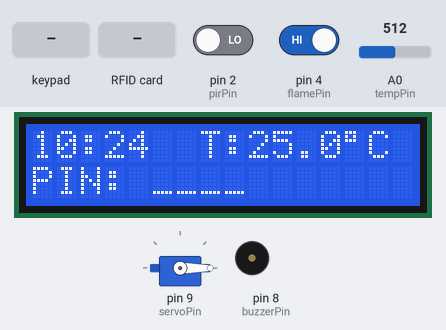
Bench run of a sketch on a simulated Arduino Uno, built with avr-gcc and run on an emulated ATmega328P. Parts: servo, 16×2 character LCD, buzzer (waves = sounding, pin HIGH). The inputs (shaded band) are chosen by the test bench; at power-on: pin 4 (flamePin) HIGH, pin 2 (pirPin) LOW, A0 (tempPin) = 512. The local clock reads 2024-03-15 10:24:30 at power-on unless the sketch sets it; pins used as bus, display or sensor lines are not drawn.

Above: at 3.3 s.
3.4 s: keypad keys 1 2 3 4 # pressed 0.4 s apart
At 6.0 s:
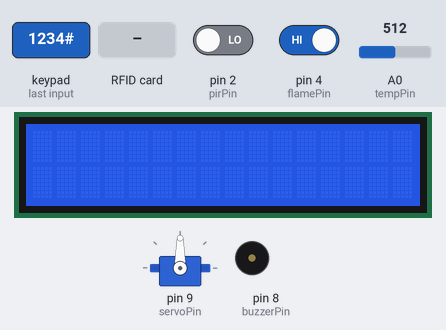
6.9 s: pin 4 (flamePin) driven LOW
At 7.23 s:
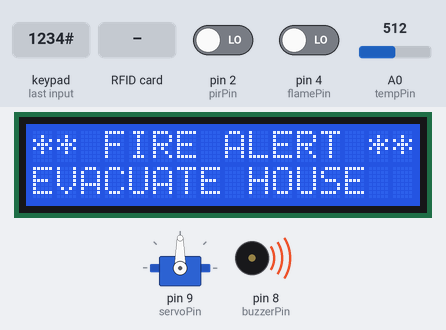
8.7 s: pin 4 (flamePin) driven HIGH
At 10.4 s:
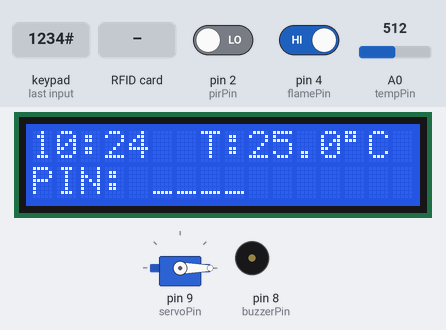
11.1 s: RFID card 5E 7A 19 C4 held to the reader
At 12.0 s:
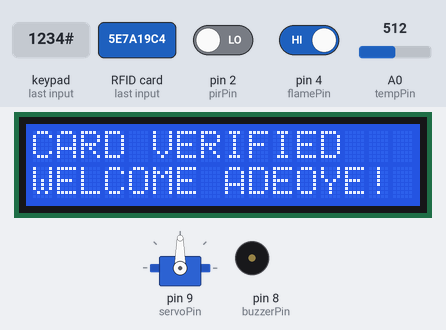
14.2 s: keypad keys 1 3 9 7 pressed 0.4 s apart
At 15.8 s:
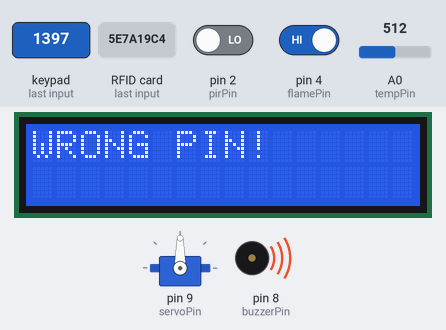
17.4 s: RFID card 5E 7A 19 C4 held to the reader
At 17.52 s:
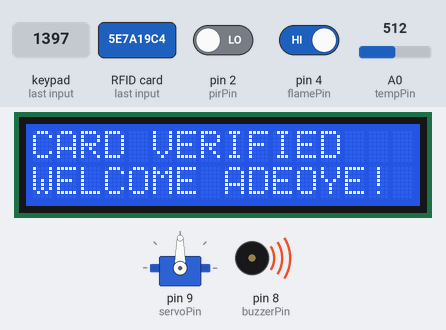
Timing chart, 0 to 20.4 s (numbered marks = the images above; inputs shaded):
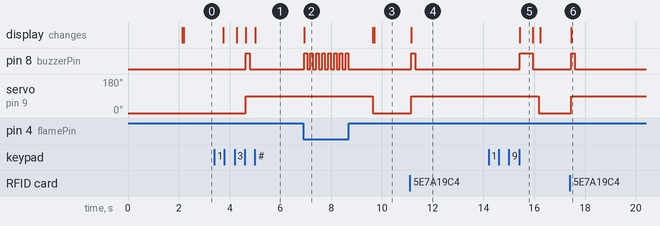

The sketch:

smart_home_system.ino
```cpp
#include <Wire.h>
#include <LiquidCrystal_I2C.h>
#include <Servo.h>
#include <Keypad.h>
#include <SPI.h>
#include <MFRC522.h>
#include <RTClib.h>

// 1. PIN CONFIGURATION (MATCHED EXACTLY TO YOUR HARDWARE)
const int tempPin = A0;     // Thermistor Module AO
const int flamePin = 4;     // Photodiode Voltage Divider Junction
const int pirPin = 2;       // PIR Motion Sensor OUT
const int buzzerPin = 8;    // Active Buzzer Positive (+)
const int servoPin = 9;     // Servo Motor Signal (Orange/Yellow)

// RFID RC522 Pins
const int rfidRST = 3;
const int rfidSS = 10;

// 4x4 Matrix Keypad Ribbon Pins (Left to Right: 1 to 8)
const byte ROWS = 4;
const byte COLS = 4;
char keys[ROWS][COLS] = {
  {'1','2','3','A'},
  {'4','5','6','B'},
  {'7','8','9','C'},
  {'*','0','#','D'}
};
byte rowPins[ROWS] = {5, 6, 7, A1};   // Keypad Pins 1, 2, 3, 4
byte colPins[COLS] = {A2, A3, 0, 1};  // Keypad Pins 5, 6, 7, 8

// 2. MODULE INSTANTIATIONS
Keypad keypad = Keypad(makeKeymap(keys), rowPins, colPins, ROWS, COLS);
MFRC522 rfid(rfidSS, rfidRST);
RTC_DS3231 rtc;
Servo doorServo;
LiquidCrystal_I2C lcd(0x27, 16, 2);

// 3. SYSTEM VARIABLES
const String correctPIN = "1234";
String inputPIN = "";
bool doorUnlocked = false;
unsigned long doorUnlockTime = 0;
unsigned long lastDisplayUpdate = 0;

void setup() {
  // Safe pin initialization
  pinMode(pirPin, INPUT);
  pinMode(flamePin, INPUT);
  pinMode(buzzerPin, OUTPUT);

  doorServo.attach(servoPin);
  doorServo.write(0); // Ensure door starts locked (0 degrees)

  // Initialize communication buses
  SPI.begin();
  rfid.PCD_Init();
  rtc.begin();

  lcd.init();
  lcd.backlight();
  lcd.clear();
  lcd.print("SMART HOME V3.0");
  delay(2000);
  lcd.clear();
}

void loop() {
  int motionState = digitalRead(pirPin);
  int flameState = digitalRead(flamePin); // Voltage divider drops to LOW when fire conducts
  DateTime now = rtc.now();

  // ==========================================
  // PRIORITY 1: SAFETY FIRE OVERRIDE
  // ==========================================
  if (flameState == LOW) {
    doorServo.write(90); // Safety fail-safe: automatically unlock door for evacuation
    lcd.setCursor(0, 0);
    lcd.print("** FIRE ALERT **");
    lcd.setCursor(0, 1);
    lcd.print("EVACUATE HOUSE  ");
    digitalWrite(buzzerPin, HIGH); delay(100);
    digitalWrite(buzzerPin, LOW);  delay(100);
    return; // Halt all other code execution during fire emergency
  }

  // ==========================================
  // PRIORITY 2: TIME-BASED INTRUDER SECURITY
  // ==========================================
  if (motionState == HIGH && !doorUnlocked) {
    // Night hours arming condition: 10:00 PM (22) to 6:00 AM (6)
    if (now.hour() >= 22 || now.hour() < 6) {
      lcd.setCursor(0, 0);
      lcd.print("INTRUDER ALERT! ");
      lcd.setCursor(0, 1);
      lcd.print("SYSTEM BREACHED ");
      digitalWrite(buzzerPin, HIGH);
      return;
    }
  } else if (motionState == LOW && !doorUnlocked) {
    digitalWrite(buzzerPin, LOW);
  }

  // ==========================================
  // PRIORITY 3: AUTOMATIC DOOR CLOSURE TIMER
  // ==========================================
  if (doorUnlocked && (millis() - doorUnlockTime > 5000)) {
    doorServo.write(0); // Secure the lock after 5 seconds
    doorUnlocked = false;
    inputPIN = "";
    lcd.clear();
  }

  // ==========================================
  // PRIORITY 4: CONTACTLESS RFID AUTHENTICATION
  // ==========================================
  if (rfid.PICC_IsNewCardPresent() && rfid.PICC_ReadCardSerial()) {
    lcd.clear();
    lcd.print("CARD VERIFIED");
    lcd.setCursor(0,1);
    lcd.print("WELCOME ADEOYE!");
    doorServo.write(90);
    doorUnlocked = true;
    doorUnlockTime = millis();
    digitalWrite(buzzerPin, HIGH); delay(150); digitalWrite(buzzerPin, LOW);
    rfid.PICC_HaltA();
  }

  // ==========================================
  // PRIORITY 5: MANUAL KEYPAD AUTHENTICATION
  // ==========================================
  char key = keypad.getKey();
  if (key) {
    if (key == '#') { // '#' acts as Clear/Reset input
      inputPIN = "";
      lcd.clear();
    } else if (key == '*' || key == 'A' || key == 'B' || key == 'C' || key == 'D') {
      // Ignore functional/alpha keys to prevent incorrect password entry
    } else {
      inputPIN += key;
      if (inputPIN.length() == 4) {
        if (inputPIN == correctPIN) {
          lcd.clear();
          lcd.print("ACCESS GRANTED");
          doorServo.write(90);
          doorUnlocked = true;
          doorUnlockTime = millis();
          digitalWrite(buzzerPin, HIGH); delay(150); digitalWrite(buzzerPin, LOW);
        } else {
          lcd.clear();
          lcd.print("WRONG PIN!");
          digitalWrite(buzzerPin, HIGH); delay(500); digitalWrite(buzzerPin, LOW);
          inputPIN = "";
          lcd.clear();
        }
      }
    }
  }

  // ==========================================
  // PRIORITY 6: STATUS DASHBOARD REFRESH
  // ==========================================
  if (millis() - lastDisplayUpdate > 500 && !doorUnlocked) {
    lastDisplayUpdate = millis();

    // Read Thermistor values from A0 and parse Steinhart-Hart equation parameters
    int rawAnalog = analogRead(tempPin);
    float resistance = (1023.0 / (float)rawAnalog) - 1.0;
    resistance = 10000.0 / resistance;
    float tempC = resistance / 10000.0;
    tempC = log(tempC); tempC /= 3950.0; tempC += 1.0 / (25.0 + 273.15);
    tempC = 1.0 / tempC; tempC -= 273.15;

    // Line 1: Real-time clock output & parsed temperature values
    lcd.setCursor(0, 0);
    if(now.hour() < 10) lcd.print("0");
    lcd.print(now.hour());
    lcd.print(":");
    if(now.minute() < 10) lcd.print("0");
    lcd.print(now.minute());
    lcd.print("  T:");
    lcd.print(tempC, 1);
    lcd.print((char)223); // Degree symbol
    lcd.print("C   ");

    // Line 2: Visual feedback for keypad buffer string
    lcd.setCursor(0, 1);
    lcd.print("PIN: ");
    lcd.print(inputPIN);
    for(int i = inputPIN.length(); i < 4; i++) {
      lcd.print("_");
    }
    lcd.print("        ");
  }
}
```

Measured:
- after the input at 3.4 s, pin 8 (buzzerPin): LOW → HIGH after 1.2 s, → LOW 0.15 s later; servo on pin 9 (servoPin): 0° → 90° after 1.2 s; the display: first changes after 0.35 s (image 1 shows a later state)
- after the input at 6.9 s, pin 8 (buzzerPin): alternates HIGH for 0.10 s and LOW for 0.13 s, starting after 0.05 s; the display: changes after 0.05 s (image 2)
- after the input at 8.7 s, pin 8 (buzzerPin): stops changing and stays LOW; servo on pin 9 (servoPin): 90° → 0° after 0.94 s; the display: first changes after 0.94 s (image 3 shows a later state)
- after the input at 11.1 s, pin 8 (buzzerPin): LOW → HIGH after 0.05 s, → LOW 0.15 s later; servo on pin 9 (servoPin): 0° → 90° after 0.05 s; the display: changes after 0.05 s (image 4)
- after the input at 14.2 s, pin 8 (buzzerPin): LOW → HIGH after 1.2 s, → LOW 0.50 s later; the display: changes after 1.2 s (image 5)
- after the input at 17.4 s, pin 8 (buzzerPin): LOW → HIGH after 0.05 s, → LOW 0.15 s later; servo on pin 9 (servoPin): 0° → 90° after 0.05 s; the display: changes after 0.05 s (image 6)
- what the display in image 5 shows lasts 0.5 s, from 15.4 s to 15.9 s
